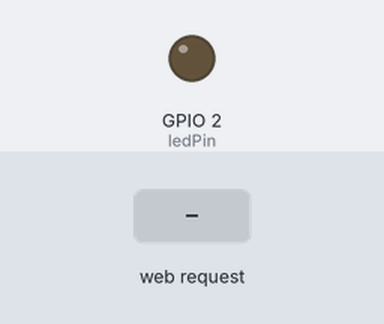
The program below on a simulated ESP32. Shown: output pins drawn as LEDs (lit = HIGH). The inputs (shaded band) are chosen by the test bench. Storage starts empty; what the program prints to the serial monitor is not drawn.

Above: at 1.3 s.
1.4 s: HTTP request GET /on received
At 2.4 s:
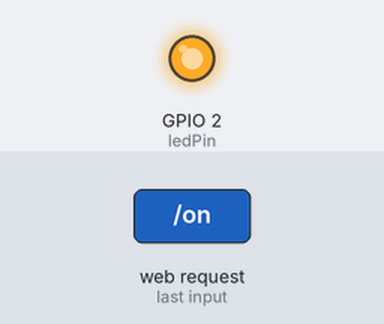
2.9 s: HTTP request GET /off received
At 3.6 s:
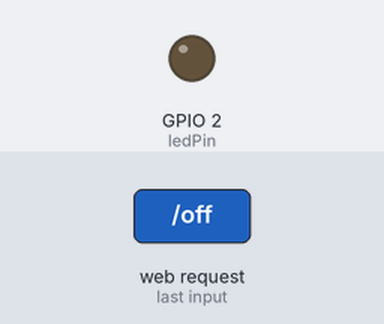
Timing chart, 0 to 5.9 s (numbered marks = the images above; inputs shaded):
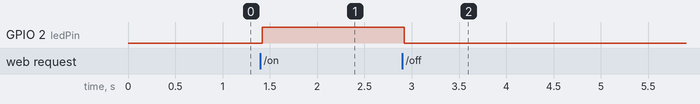

The program:

main.cpp
```cpp
#include <WiFi.h>
#include <AsyncTCP.h>
#include "SPIFFS.h"
#include "ESPAsyncWebServer.h"

const int ledPin = 2;
String ledState;

AsyncWebServer server(80);

void createAP(){
  Serial.begin(115200);

  pinMode(ledPin, OUTPUT);
  Serial.println("Configuring access point...");

  WiFi.mode(WIFI_AP);
  WiFi.softAP("ESP32");
  Serial.println("Wait 100 ms for AP_START...");
  delay(100);

  Serial.println("Set softAPConfig");
  IPAddress Ip(192, 168, 1, 1);
  IPAddress NMask(255, 255, 255, 0);
  WiFi.softAPConfig(Ip, Ip, NMask);

  IPAddress myIP = WiFi.softAPIP();
  Serial.print("AP IP address: ");
  Serial.println(myIP);
}

// Replaces placeholder with LED state value
String processor(const String& var){
  Serial.println(var);
  if(var == "STATE"){
    if(digitalRead(ledPin)){
      ledState = "ON";
    }
    else{
      ledState = "OFF";
    }
    Serial.print(ledState);
    return ledState;
  }
  return String();
}

void setup() {

  // Initialize SPIFFS
  if(!SPIFFS.begin(true)){
    Serial.println("An Error has occurred while mounting SPIFFS");
    return;
  }

  createAP();

   // Route for root / web page
  server.on("/", HTTP_GET, [](AsyncWebServerRequest *request){
    request->send(SPIFFS, "/index.html", String(), false, processor);
  });

  // Route to load style.css file
  server.on("/style.css", HTTP_GET, [](AsyncWebServerRequest *request){
    request->send(SPIFFS, "/style.css", "text/css");
  });

   // Route to load style.css file
  server.on("/style.css", HTTP_GET, [](AsyncWebServerRequest *request){
    request->send(SPIFFS, "/style.css", "text/css");
  });

  // Route to set GPIO to HIGH
  server.on("/on", HTTP_GET, [](AsyncWebServerRequest *request){
    digitalWrite(ledPin, HIGH);
    request->send(SPIFFS, "/index.html", String(), false, processor);
  });

    // Route to set GPIO to LOW
  server.on("/off", HTTP_GET, [](AsyncWebServerRequest *request){
    digitalWrite(ledPin, LOW);
    request->send(SPIFFS, "/index.html", String(), false, processor);
  });

  server.begin();
}

void loop(){

}
```

Measured:
- after the input at 1.4 s, GPIO 2 (ledPin): LOW → HIGH at once
- after the input at 2.9 s, GPIO 2 (ledPin): HIGH → LOW at once
